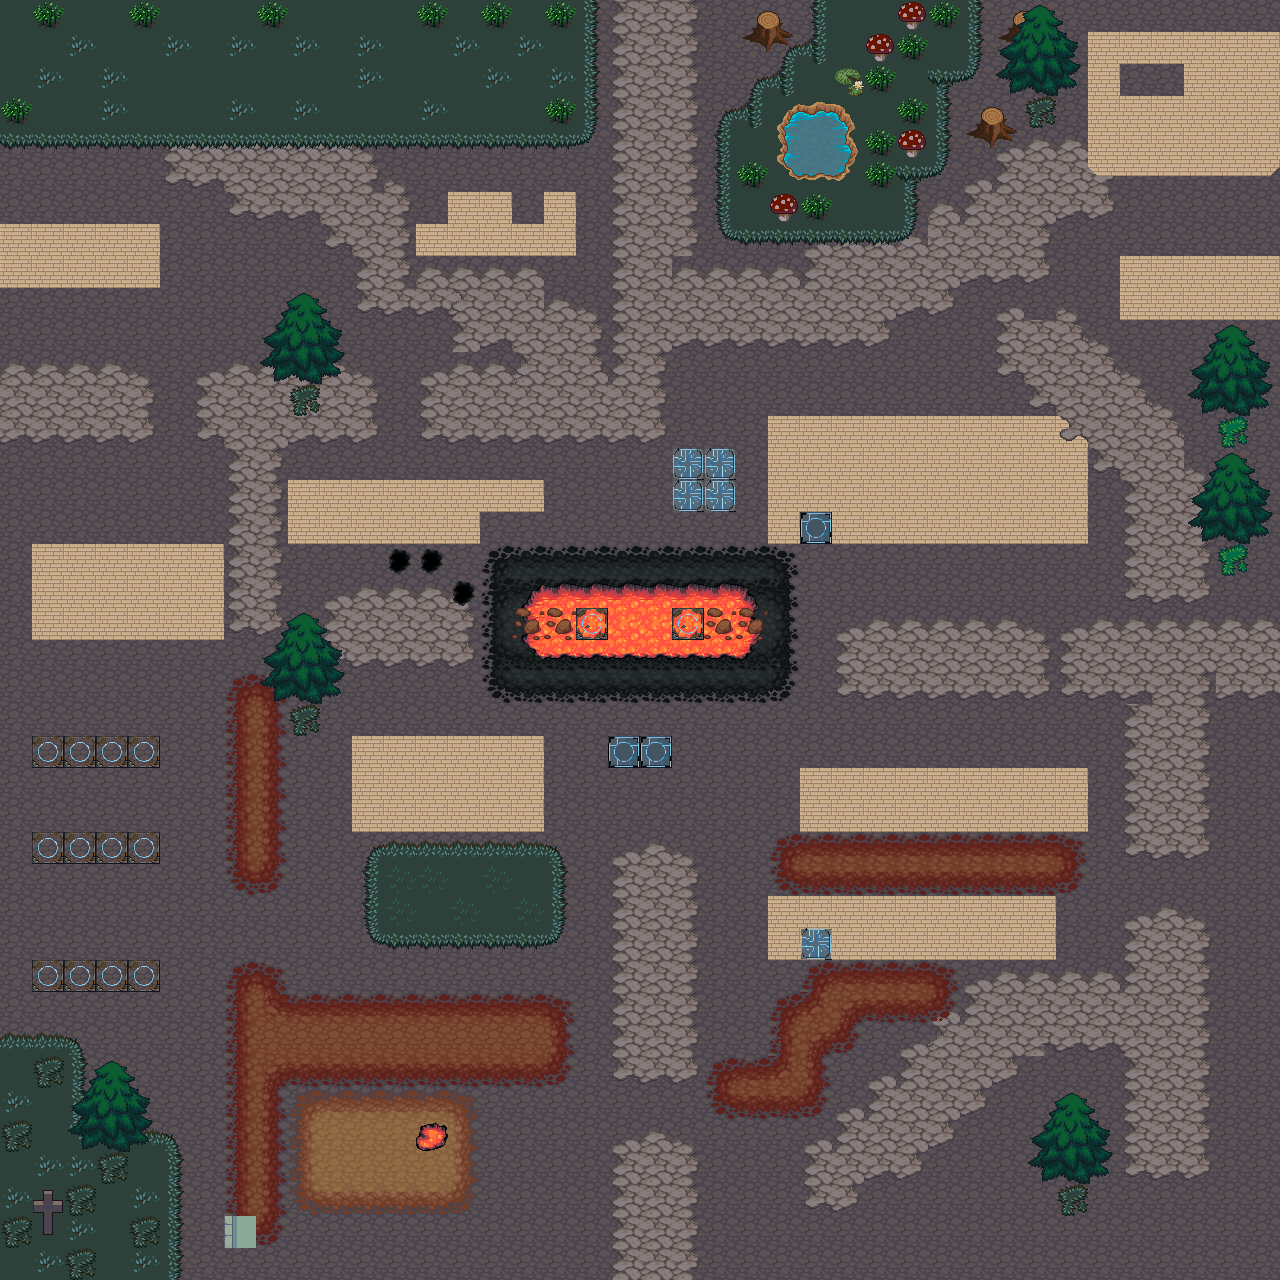

A level layout from a 2D game, rendered from its tile map. Below: a short description, then the map file with tile-grid data replaced by summaries:
An orthogonal 40x40 tile map with 32x32 px tiles, 6 tile layers (ground_base, ground_roads, ground_02, ground_03, ...), 35 tilesets and 107 objects (anciao_cael, treinador_zeno, vendedor, alquimista, banqueiro, ...).

<map version="1.10" tiledversion="1.12.1" orientation="orthogonal" renderorder="right-down" width="40" height="40" tilewidth="32" tileheight="32" infinite="0" nextlayerid="21" nextobjectid="363">
 <editorsettings>
  <export target="city_01_test.tmj" format="json" />
 </editorsettings>
 <tileset firstgid="1" name="chao_madeira_Test" tilewidth="32" tileheight="32" tilecount="91" columns="7">
  <image source="../terrain/tiles/craftpix-net-574220-free-path-and-road-top-down-pixel-tileset/PNG_Tiled/Road2.png" width="240" height="416" />
 </tileset>
 <tileset firstgid="92" name="chao_madeira_Escuro_test" tilewidth="32" tileheight="32" tilecount="105" columns="7">
  <image source="../terrain/tiles/craftpix-net-574220-free-path-and-road-top-down-pixel-tileset/PNG_Tiled/Road4_ground.png" width="240" height="480" />
 </tileset>
 <tileset firstgid="197" source="../terrain/arvore_rosa_test.tsx" />
 <tileset firstgid="201" source="../terrain/arvore_verde_test.tsx" />
 <tileset firstgid="217" source="../terrain/abusto_outono_test.tsx" />
 <tileset firstgid="233" name="arbustro_pequeno_test" tilewidth="32" tileheight="32" tilecount="1" columns="1">
  <image source="../props/craftpix-net-141354-free-top-down-bushes-pixel-art/PNG/Assets/Bush_orange_flowers2.png" width="32" height="32" />
 </tileset>
 <tileset firstgid="234" source="../props/Living gazebo1.tsx" />
 <tileset firstgid="235" source="../props/poste_props_test.tsx" />
 <tileset firstgid="236" name="banco_madeira_test" tilewidth="48" tileheight="48" tilecount="1" columns="1">
  <image source="../props/Pixel_art_sprite_sheet_48x48 (1)/Pixel_art_sprite_sheet_48x48_per_item/rotations/unknown.png" width="48" height="48" />
 </tileset>
 <tileset firstgid="237" name="computador_props_test" tilewidth="48" tileheight="48" tilecount="1" columns="1">
  <image source="../props/Pixel_art_sprite_sheet_48x48 (2)/Pixel_art_sprite_sheet_48x48_per_item/rotations/unknown.png" width="48" height="48" />
 </tileset>
 <tileset firstgid="238" name="banco_madeira_2_Test" tilewidth="48" tileheight="48" tilecount="1" columns="1">
  <image source="../props/Pixel_art_sprite_sheet_48x48 (3)/Pixel_art_sprite_sheet_48x48_per_item/rotations/unknown.png" width="48" height="48" />
 </tileset>
 <tileset firstgid="239" source="../props/lixeira_props_test.tsx" />
 <tileset firstgid="240" name="pulpito_pvp_base_test_Aseet" tilewidth="32" tileheight="32" tilecount="1" columns="1">
  <image source="../props/pulpito.pvp.png" width="32" height="32" />
 </tileset>
 <tileset firstgid="241" name="estrutura_2_Test" tilewidth="144" tileheight="144" tilecount="1" columns="1">
  <image source="../props/view_top_down_2d_style_starde (1)/view_top_down_2d_style_stardew_valley/rotations/unknown.png" width="144" height="144" />
 </tileset>
 <tileset firstgid="242" name="estrutura_3_test" tilewidth="144" tileheight="144" tilecount="1" columns="1">
  <image source="../props/view_top_down_2d_style_starde (2)/view_top_down_2d_style_stardew_valley/rotations/unknown.png" width="144" height="144" />
 </tileset>
 <tileset firstgid="243" name="estrutura_1_test" tilewidth="144" tileheight="144" tilecount="1" columns="1">
  <image source="../props/view_top_down_2d_style_starde/view_top_down_2d_style_stardew_valley/rotations/unknown.png" width="144" height="144" />
 </tileset>
 <tileset firstgid="244" name="estrutura_4_test" tilewidth="144" tileheight="144" tilecount="1" columns="1">
  <image source="../props/view_top_down_2d_style_starde (3)/view_top_down_2d_style_stardew_valley/rotations/unknown.png" width="144" height="144" />
 </tileset>
 <tileset firstgid="245" name="chao_batalha_1_test" tilewidth="32" tileheight="32" tilecount="1" columns="1">
  <image source="../terrain/tiles/VIEW_TOP_DOWN_2D_Highly_detail (3)/VIEW_TOP_DOWN_2D_Highly_detailed_32x32_p/rotations/unknown.png" width="32" height="32" />
 </tileset>
 <tileset firstgid="246" name="chao_Batalha_2_Test" tilewidth="32" tileheight="32" tilecount="1" columns="1">
  <image source="../terrain/tiles/VIEW_TOP_DOWN_2D_Highly_detail (4)/VIEW_TOP_DOWN_2D_Highly_detailed_32x32_p/rotations/unknown.png" width="32" height="32" />
 </tileset>
 <tileset firstgid="247" name="alquimia_estrutura_Test1" tilewidth="64" tileheight="64" tilecount="1" columns="1">
  <image source="../props/barraquinha_2/VIEW_TOP_DOWN_2D_64x64_pixel_art_game_a/rotations/unknown.png" width="64" height="64" />
 </tileset>
 <tileset firstgid="248" name="mercado_test_props" tilewidth="64" tileheight="64" tilecount="1" columns="1">
  <image source="../props/barraquinha_5/VIEW_TOP_DOWN_2D_64x64_pixel_art_game_a/rotations/unknown.png" width="64" height="64" />
 </tileset>
 <tileset firstgid="249" name="mercado_Test" tilewidth="64" tileheight="64" tilecount="1" columns="1">
  <image source="../props/barraquinha_6/VIEW_TOP_DOWN_2D_64x64_pixel_art_game_a/rotations/unknown.png" width="64" height="64" />
 </tileset>
 <tileset firstgid="250" name="poste_test_prop" tilewidth="48" tileheight="48" tilecount="1" columns="1">
  <image source="../props/VIEW_TOP_DOWN_2D_Pixel_art_ga (3)/VIEW_TOP_DOWN_2D_Pixel_art_game_asset_p/rotations/unknown.png" width="48" height="48" />
 </tileset>
 <tileset firstgid="251" name="geladeira_props_test" tilewidth="48" tileheight="48" tilecount="1" columns="1">
  <image source="../props/VIEW_TOP_DOWN_2D_Pixel_art_ga (1)/VIEW_TOP_DOWN_2D_Pixel_art_game_asset_p/rotations/unknown.png" width="48" height="48" />
 </tileset>
 <tileset firstgid="252" name="area_pet_1_Test" tilewidth="64" tileheight="64" tilecount="1" columns="1">
  <image source="../props/area_pet_test_1/Pixel_art_game_assets_32x32_and_64x64/rotations/unknown.png" width="64" height="64" />
 </tileset>
 <tileset firstgid="253" name="area_pet_2" tilewidth="64" tileheight="64" tilecount="1" columns="1">
  <image source="../props/area_pet_test_2/Pixel_art_game_assets_32x32_and_64x64/rotations/unknown.png" width="64" height="64" />
 </tileset>
 <tileset firstgid="254" name="terrain_pack_test" tilewidth="32" tileheight="32" tilecount="2048" columns="32">
  <image source="../terrain/tiles/lpc-terrains/lpc-terrains/terrain-v7.png" width="1024" height="2048" />
 </tileset>
 <tileset firstgid="2302" name="terrain_pack_2_TEst" tilewidth="32" tileheight="32" tilecount="1024" columns="32">
  <image source="../terrain/tiles/Atlas/terrain_atlas.png" width="1024" height="1024" />
 </tileset>
 <tileset firstgid="3326" name="casinha_2_Test" tilewidth="96" tileheight="96" tilecount="1" columns="1">
  <image source="../props/casinha_3/view_Top-down_2d_game_asset_modular_ro/rotations/unknown.png" width="96" height="96" />
 </tileset>
 <tileset firstgid="3327" source="../props/casinha_1_Test.tsx" />
 <tileset firstgid="3328" name="lixeira_test_props" tilewidth="32" tileheight="32" tilecount="1" columns="1">
  <image source="../props/LIXEIRA_PROPS_TEST/Top-down_2d_game_assets_street_props_c/rotations/unknown.png" width="32" height="32" />
 </tileset>
 <tileset firstgid="3329" name="casinha_3_test" tilewidth="96" tileheight="96" tilecount="1" columns="1">
  <image source="../props/casinha_4/view_Top-down_2d_game_asset_modular_ro/rotations/unknown.png" width="96" height="96" />
 </tileset>
 <tileset firstgid="3330" name="chao_beco_dos_fundos" tilewidth="32" tileheight="32" tilecount="1" columns="1">
  <image source="../terrain/tiles/VIEW_TOP_DOWN_2D_Highly_detail (2)/VIEW_TOP_DOWN_2D_Highly_detailed_32x32_p/rotations/unknown.png" width="32" height="32" />
 </tileset>
 <tileset firstgid="3331" name="terrain_test_pack_3" tilewidth="32" tileheight="32" tilecount="1024" columns="32">
  <image source="../terrain/tiles/Atlas/base_out_atlas.png" width="1024" height="1024" />
 </tileset>
 <tileset firstgid="4355" name="chao_madeira_Test" tilewidth="32" tileheight="32" tilecount="91" columns="7">
  <image source="../terrain/tiles/craftpix-net-574220-free-path-and-road-top-down-pixel-tileset/PNG_Tiled/Road2.png" width="240" height="416" />
 </tileset>
 <layer id="1" name="ground_base" width="40" height="40">
  <data>[1600 cells, 1597 non-empty, 8 distinct tile ids]</data>
 </layer>
 <layer id="13" name="ground_roads" width="40" height="40">
  <data>[1600 cells, 589 non-empty, 51 distinct tile ids]</data>
 </layer>
 <layer id="15" name="ground_02" width="40" height="40">
  <data>[1600 cells, 281 non-empty, 35 distinct tile ids]</data>
 </layer>
 <layer id="14" name="ground_03" width="40" height="40">
  <data>[1600 cells, 82 non-empty, 29 distinct tile ids]</data>
 </layer>
 <layer id="9" name="ground_04" width="40" height="40">
  <data>[1600 cells, 67 non-empty, 22 distinct tile ids]</data>
 </layer>
 <layer id="16" name="ground_props_top" width="40" height="40">
  <data>[1600 cells, 68 non-empty, 11 distinct tile ids]</data>
 </layer>
 <objectgroup id="11" name="objetos1-128x128">
  <object id="211" gid="247" x="340.333" y="510.333" width="64" height="64" />
  <object id="212" gid="243" x="941.333" y="845.333" width="144" height="144">
   <properties>
    <property name="collidable" type="bool" value="true" />
   </properties>
  </object>
  <object id="214" gid="241" x="758.667" y="976" width="144" height="144">
   <properties>
    <property name="collidable" type="bool" value="true" />
   </properties>
  </object>
  <object id="216" gid="244" x="42" y="618" width="144" height="144">
   <properties>
    <property name="collidable" type="bool" value="true" />
   </properties>
  </object>
  <object id="222" gid="249" x="956" y="466.5" width="64" height="64" />
  <object id="223" gid="249" x="1006" y="522.5" width="64" height="64" />
  <object id="226" gid="238" x="720.333" y="405.667" width="48" height="48" />
  <object id="227" gid="2147483886" x="768.375" y="405.625" width="48" height="48" />
  <object id="228" gid="238" x="465.312" y="232.021" width="48" height="48" />
  <object id="229" gid="2147483886" x="513.354" y="231.979" width="48" height="48" />
  <object id="230" gid="240" x="624.333" y="639" width="32" height="32" />
  <object id="231" gid="252" x="439.667" y="823.667" width="64" height="64" />
  <object id="232" gid="253" x="359.667" y="787.667" width="64" height="64" />
  <object id="240" gid="3326" x="449.333" y="110.667" width="96" height="96">
   <properties>
    <property name="collidable" type="bool" value="true" />
   </properties>
  </object>
  <object id="242" gid="3326" x="251.667" y="110" width="96" height="96">
   <properties>
    <property name="collidable" type="bool" value="true" />
   </properties>
  </object>
  <object id="244" gid="2147486974" x="54" y="110" width="96" height="96">
   <properties>
    <property name="collidable" type="bool" value="true" />
   </properties>
  </object>
  <object id="245" gid="242" x="872" y="972" width="144" height="144">
   <properties>
    <property name="collidable" type="bool" value="true" />
   </properties>
  </object>
  <object id="246" gid="242" x="814" y="846.667" width="144" height="144">
   <properties>
    <property name="collidable" type="bool" value="true" />
   </properties>
  </object>
  <object id="247" gid="244" x="1088.06" y="163.152" width="144" height="144">
   <properties>
    <property name="collidable" type="bool" value="true" />
   </properties>
  </object>
  <object id="248" gid="250" x="664.667" y="92.6667" width="48" height="48" />
  <object id="249" gid="2147483898" x="590.667" y="223.333" width="48" height="48" />
  <object id="250" gid="2147483898" x="952.667" y="208.667" width="48" height="48">
   <properties>
    <property name="collidable" type="bool" value="true" />
   </properties>
  </object>
  <object id="251" gid="250" x="1126.67" y="399.333" width="48" height="48">
   <properties>
    <property name="collidable" type="bool" value="true" />
   </properties>
  </object>
  <object id="252" gid="250" x="1184.67" y="794" width="48" height="48" />
  <object id="253" gid="250" x="1186.67" y="1063.33" width="48" height="48" />
  <object id="254" gid="250" x="684" y="949.333" width="48" height="48">
   <properties>
    <property name="collidable" type="bool" value="true" />
   </properties>
  </object>
  <object id="255" gid="250" x="684" y="1222.67" width="48" height="48">
   <properties>
    <property name="collidable" type="bool" value="true" />
   </properties>
  </object>
  <object id="256" gid="2147483898" x="193.333" y="1168" width="48" height="48" />
  <object id="257" gid="2147483898" x="197.333" y="1045.33" width="48" height="48">
   <properties>
    <property name="collidable" type="bool" value="true" />
   </properties>
  </object>
  <object id="258" gid="2147483898" x="188" y="836" width="48" height="48">
   <properties>
    <property name="collidable" type="bool" value="true" />
   </properties>
  </object>
  <object id="261" gid="2147483898" x="313" y="275" width="48" height="48" />
  <object id="262" gid="238" x="882.833" y="605.167" width="48" height="48" />
  <object id="263" gid="2147483886" x="930.697" y="605.117" width="48" height="48" />
  <object id="265" gid="2936" x="288" y="403.75" width="32" height="32">
   <properties>
    <property name="collidable" type="bool" value="true" />
   </properties>
  </object>
  <object id="266" gid="2936" x="288" y="726.667" width="32" height="32">
   <properties>
    <property name="collidable" type="bool" value="true" />
   </properties>
  </object>
  <object id="267" gid="2936" x="1216.5" y="571" width="32" height="32">
   <properties>
    <property name="collidable" type="bool" value="true" />
   </properties>
  </object>
  <object id="268" gid="2936" x="1216" y="441" width="32" height="32">
   <properties>
    <property name="collidable" type="bool" value="true" />
   </properties>
  </object>
  <object id="269" gid="2936" x="1022" y="117.333" width="32" height="32">
   <properties>
    <property name="collidable" type="bool" value="true" />
   </properties>
  </object>
  <object id="270" gid="2936" x="96.3333" y="1175.67" width="32" height="32">
   <properties>
    <property name="collidable" type="bool" value="true" />
   </properties>
  </object>
  <object id="271" gid="2936" x="1056" y="1206.5" width="32" height="32">
   <properties>
    <property name="collidable" type="bool" value="true" />
   </properties>
  </object>
  <object id="272" gid="238" x="687.979" y="835.354" width="48" height="48" />
  <object id="273" gid="2147483886" x="736.021" y="835.312" width="48" height="48" />
  <object id="274" gid="251" x="162" y="605.5" width="48" height="48" />
  <object id="275" gid="251" x="996" y="955" width="48" height="48" />
  <object id="281" gid="233" x="512.5" y="892.5" width="32" height="32" />
  <object id="282" gid="233" x="491.5" y="920" width="32" height="32" />
  <object id="286" gid="233" x="392" y="897.5" width="32" height="32" />
  <object id="287" gid="233" x="416.5" y="919" width="32" height="32" />
  <object id="288" gid="233" x="412" y="900.5" width="32" height="32" />
  <object id="289" gid="233" x="505.5" y="905.5" width="32" height="32" />
  <object id="290" gid="233" x="481.5" y="896" width="32" height="32" />
  <object id="291" gid="2147483898" x="200.667" y="512.667" width="48" height="48">
   <properties>
    <property name="collidable" type="bool" value="true" />
   </properties>
  </object>
  <object id="292" gid="3328" x="197.5" y="639" width="32" height="32" />
  <object id="293" gid="3328" x="1017" y="628" width="32" height="32">
   <properties>
    <property name="collidable" type="bool" value="true" />
   </properties>
  </object>
  <object id="294" gid="3328" x="916.5" y="252" width="32" height="32" />
  <object id="295" gid="3328" x="1055.5" y="1082.5" width="32" height="32" />
  <object id="296" gid="3328" x="671.667" y="149.667" width="32" height="32" />
  <object id="297" gid="3329" x="347.333" y="118" width="96" height="96">
   <properties>
    <property name="collidable" type="bool" value="true" />
   </properties>
  </object>
  <object id="298" gid="3329" x="149.333" y="118" width="96" height="96">
   <properties>
    <property name="collidable" type="bool" value="true" />
   </properties>
  </object>
  <object id="300" gid="3329" x="1134" y="302.667" width="96" height="96">
   <properties>
    <property name="collidable" type="bool" value="true" />
   </properties>
  </object>
  <object id="301" gid="3329" x="45" y="950" width="96" height="96">
   <properties>
    <property name="collidable" type="bool" value="true" />
   </properties>
  </object>
  <object id="302" gid="3329" x="47" y="1038" width="96" height="96">
   <properties>
    <property name="collidable" type="bool" value="true" />
   </properties>
  </object>
  <object id="303" gid="3329" x="44" y="861" width="96" height="96">
   <properties>
    <property name="collidable" type="bool" value="true" />
   </properties>
  </object>
  <object id="304" gid="3329" x="43" y="763" width="96" height="96">
   <properties>
    <property name="collidable" type="bool" value="true" />
   </properties>
  </object>
  <object id="305" gid="238" x="863.401" y="1130.36" width="48" height="48" />
  <object id="306" gid="2147483886" x="911.265" y="1130.31" width="48" height="48" />
  <object id="307" gid="249" x="826.333" y="478.667" width="64" height="64" />
  <object id="308" gid="237" x="618.25" y="760.75" width="48" height="48" />
  <object id="309" gid="237" x="793" y="537" width="48" height="48" />
  <object id="314" gid="4317" x="216" y="723.75" width="25" height="22.75" />
  <object id="315" gid="4317" x="264" y="752.625" width="25" height="22.75" />
  <object id="316" gid="4317" x="258" y="832.125" width="25" height="22.75" />
  <object id="317" gid="4317" x="222.5" y="796.125" width="25" height="22.75" />
  <object id="318" gid="4317" x="227" y="779.625" width="25" height="22.75" />
  <object id="319" gid="4317" x="259" y="849.625" width="25" height="22.75" />
  <object id="320" gid="4317" x="262.5" y="838.625" width="25" height="22.75" />
  <object id="321" gid="4317" x="223.5" y="874.125" width="25" height="22.75" />
  <object id="322" gid="4317" x="527.5" y="1025.96" width="25" height="22.75" />
  <object id="323" gid="4317" x="530.833" y="1020.63" width="25" height="22.75" />
  <object id="324" gid="4317" x="480.333" y="1022.79" width="25" height="22.75" />
  <object id="325" gid="4317" x="483.666" y="1017.46" width="25" height="22.75" />
  <object id="326" gid="4317" x="264.25" y="1198.79" width="25" height="22.75" />
  <object id="327" gid="4317" x="267.583" y="1193.46" width="25" height="22.75" />
  <object id="330" gid="4317" x="346.334" y="1019.04" width="25" height="22.75" />
  <object id="331" gid="4317" x="349.666" y="1013.71" width="25" height="22.75" />
  <object id="334" gid="4317" x="453.75" y="1090.33" width="25" height="22.75" />
  <object id="335" gid="4317" x="457.083" y="1085" width="25" height="22.75" />
  <object id="336" gid="4317" x="406.583" y="1087.16" width="25" height="22.75" />
  <object id="337" gid="4317" x="409.916" y="1081.83" width="25" height="22.75" />
  <object id="338" gid="4317" x="395.834" y="1087.16" width="25" height="22.75" />
  <object id="339" gid="4317" x="399.166" y="1081.83" width="25" height="22.75" />
  </objectgroup>
 <objectgroup id="12" name="pulpito">
  <properties>
   <property name="collidable" type="bool" value="true" />
  </properties>
 </objectgroup>
 <objectgroup id="20" name="npcs">
  <properties>
   <property name="collidable" type="bool" value="true" />
  </properties>
  <!-- 6 objects omitted --></objectgroup>
 <objectgroup id="17" name="spawns">
  <!-- 1 objects omitted --></objectgroup>
 <objectgroup id="18" name="computador da arena">
  <properties>
   <property name="collidable" type="bool" value="true" />
  </properties>
  <!-- 1 objects omitted --></objectgroup>
 <objectgroup id="19" name="computador mercado">
  <properties>
   <property name="collidable" type="bool" value="true" />
  </properties>
  <!-- 1 objects omitted --></objectgroup>
</map>
<!-- 16 of 107 objects omitted -->
